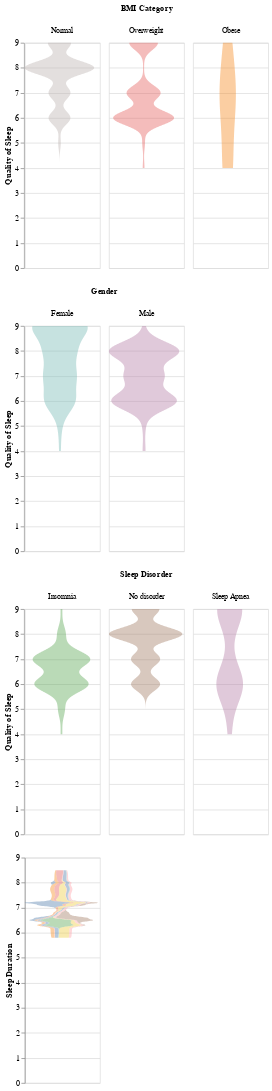

Write notebook code for a chart like this one.
### Markdown cell above
Then, we proceed to plot categorical variables with quality of sleep.

### Code cell
violin_BMI = alt.Chart(sleep_dataset).transform_density(
    'Quality of Sleep',
    as_=['Quality of Sleep', 'density'],
    groupby=['BMI Category']
).mark_area(
    opacity=0.4,
    interpolate='monotone',
    orient='horizontal',
).encode(
    x=alt.X('density:Q', title=None, axis=None, stack='center'),
    y=alt.Y('Quality of Sleep:Q', scale=alt.Scale(domain=[0, 9]), title='Quality of Sleep'),
    color=alt.Color('BMI Category:N', legend=None),
    column=alt.Column(
        'BMI Category:N',
        sort=['Normal', 'Overweight', 'Obese'],
        spacing=10,
        title='BMI Category'
    )
).properties(
    width=100
)

violin_Gender = alt.Chart(sleep_dataset).transform_density(
    'Quality of Sleep',
    as_=['Quality of Sleep', 'density'],
    groupby=['Gender']
).mark_area(
    opacity=0.4,
    interpolate='monotone',
    orient='horizontal',
).encode(
    x=alt.X('density:Q', title=None, axis=None, stack='center'),
    y=alt.Y('Quality of Sleep:Q', scale=alt.Scale(domain=[0, 9]), title='Quality of Sleep'),
    color=alt.Color('Gender:N', legend=None),
    column=alt.Column(
        'Gender:N',
        spacing=10,
        title='Gender'
    )
    ).properties(
        width=100
    )

violin_sleep_disorder = alt.Chart(sleep_dataset).transform_density(
    'Quality of Sleep',
    as_=['Quality of Sleep', 'density'],
    groupby=['Sleep Disorder']
).mark_area(
    opacity=0.4,
    interpolate='monotone',
    orient='horizontal',
).encode(
    x=alt.X('density:Q', title=None, axis=None, stack='center'),
    y=alt.Y('Quality of Sleep:Q', scale=alt.Scale(domain=[0, 9]), title='Quality of Sleep'),
    color=alt.Color('Sleep Disorder:N', legend=None),
    column=alt.Column(
        'Sleep Disorder:N',
        spacing=10,
        title='Sleep Disorder'
    )
    ).properties(
        width=100
    )

violin_Occupation = alt.Chart(sleep_dataset).transform_density(
    'Sleep Duration',
    as_=['Sleep Duration', 'density'],
    groupby=['Occupation']
).mark_area(
    opacity=0.4,
    interpolate='monotone',
    orient='horizontal',
).encode(
    x=alt.X('density:Q', title=None, axis=None, stack='center'),
    y=alt.Y('Sleep Duration:Q', scale=alt.Scale(domain=[0, 9]), title='Sleep Duration'),
    color=alt.Color('Occupation:N', legend=None),
    ).properties(
        width=100
    )


final_categorial_chart = alt.vconcat(violin_BMI, violin_Gender, violin_sleep_disorder, violin_Occupation)
final_categorial_chart

### Figure 1 — Vega-Lite specification as saved in the notebook (floating-point values rounded to 4 significant figures; data arrays with more than 128 entries replaced by an {"elided": "..."} marker saying what was removed)
{"config": {"view": {"continuousWidth": 300, "continuousHeight": 300}}, "vconcat": [{"mark": {"type": "area", "interpolate": "monotone", "opacity": 0.4, "orient": "horizontal"}, "encoding": {"color": {"field": "BMI Category", "legend": null, "type": "nominal"}, "column": {"field": "BMI Category", "sort": ["Normal", "Overweight", "Obese"], "spacing": 10, "title": "BMI Category", "type": "nominal"}, "x": {"axis": null, "field": "density", "stack": "center", "title": null, "type": "quantitative"}, "y": {"field": "Quality of Sleep", "scale": {"domain": [0, 9]}, "title": "Quality of Sleep", "type": "quantitative"}}, "transform": [{"density": "Quality of Sleep", "groupby": ["BMI Category"], "as": ["Quality of Sleep", "density"]}], "width": 100}, {"mark": {"type": "area", "interpolate": "monotone", "opacity": 0.4, "orient": "horizontal"}, "encoding": {"color": {"field": "Gender", "legend": null, "type": "nominal"}, "column": {"field": "Gender", "spacing": 10, "title": "Gender", "type": "nominal"}, "x": {"axis": null, "field": "density", "stack": "center", "title": null, "type": "quantitative"}, "y": {"field": "Quality of Sleep", "scale": {"domain": [0, 9]}, "title": "Quality of Sleep", "type": "quantitative"}}, "transform": [{"density": "Quality of Sleep", "groupby": ["Gender"], "as": ["Quality of Sleep", "density"]}], "width": 100}, {"mark": {"type": "area", "interpolate": "monotone", "opacity": 0.4, "orient": "horizontal"}, "encoding": {"color": {"field": "Sleep Disorder", "legend": null, "type": "nominal"}, "column": {"field": "Sleep Disorder", "spacing": 10, "title": "Sleep Disorder", "type": "nominal"}, "x": {"axis": null, "field": "density", "stack": "center", "title": null, "type": "quantitative"}, "y": {"field": "Quality of Sleep", "scale": {"domain": [0, 9]}, "title": "Quality of Sleep", "type": "quantitative"}}, "transform": [{"density": "Quality of Sleep", "groupby": ["Sleep Disorder"], "as": ["Quality of Sleep", "density"]}], "width": 100}, {"mark": {"type": "area", "interpolate": "monotone", "opacity": 0.4, "orient": "horizontal"}, "encoding": {"color": {"field": "Occupation", "legend": null, "type": "nominal"}, "x": {"axis": null, "field": "density", "stack": "center", "title": null, "type": "quantitative"}, "y": {"field": "Sleep Duration", "scale": {"domain": [0, 9]}, "title": "Sleep Duration", "type": "quantitative"}}, "transform": [{"density": "Sleep Duration", "groupby": ["Occupation"], "as": ["Sleep Duration", "density"]}], "width": 100}], "data": {"name": "data-0597de2ebd8a5512a18ed1342824ac09"}, "$schema": "https://vega.github.io/schema/vega-lite/v5.20.1.json", "datasets": {"data-0597de2ebd8a5512a18ed1342824ac09": {"elided": "374 records"}}}
